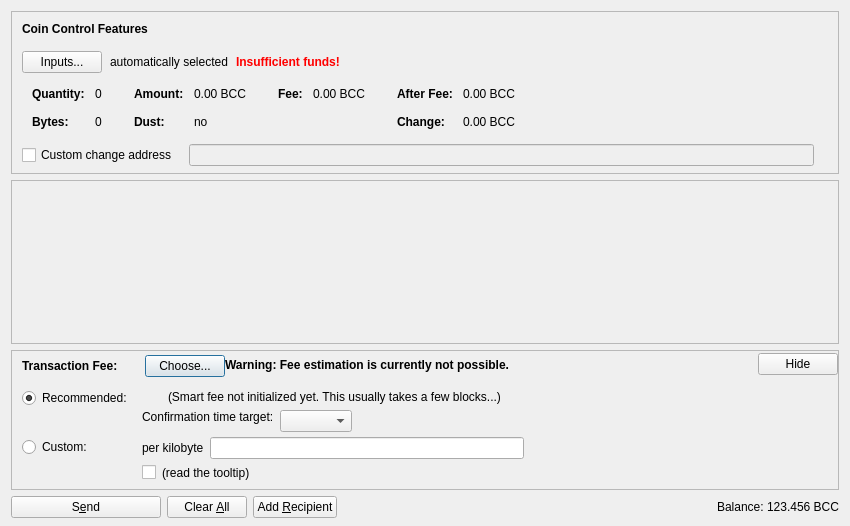
<?xml version="1.0" encoding="UTF-8"?>
<ui version="4.0">
 <class>SendCoinsDialog</class>
 <widget class="QDialog" name="SendCoinsDialog">
  <property name="geometry">
   <rect>
    <x>0</x>
    <y>0</y>
    <width>850</width>
    <height>526</height>
   </rect>
  </property>
  <property name="windowTitle">
   <string>Send Coins</string>
  </property>
  <layout class="QVBoxLayout" name="verticalLayout" stretch="0,1,0,0">
   <property name="bottomMargin">
    <number>8</number>
   </property>
   <item>
    <widget class="QFrame" name="frameCoinControl">
     <property name="sizePolicy">
      <sizepolicy hsizetype="Expanding" vsizetype="Expanding">
       <horstretch>0</horstretch>
       <verstretch>0</verstretch>
      </sizepolicy>
     </property>
     <property name="maximumSize">
      <size>
       <width>16777215</width>
       <height>16777215</height>
      </size>
     </property>
     <property name="frameShape">
      <enum>QFrame::StyledPanel</enum>
     </property>
     <property name="frameShadow">
      <enum>QFrame::Sunken</enum>
     </property>
     <layout class="QVBoxLayout" name="verticalLayoutCoinControl2">
      <property name="spacing">
       <number>0</number>
      </property>
      <property name="leftMargin">
       <number>0</number>
      </property>
      <property name="topMargin">
       <number>0</number>
      </property>
      <property name="rightMargin">
       <number>0</number>
      </property>
      <property name="bottomMargin">
       <number>6</number>
      </property>
      <item>
       <layout class="QVBoxLayout" name="verticalLayoutCoinControl" stretch="0,0,0,0,1">
        <property name="spacing">
         <number>0</number>
        </property>
        <property name="leftMargin">
         <number>10</number>
        </property>
        <property name="topMargin">
         <number>10</number>
        </property>
        <item>
         <layout class="QHBoxLayout" name="horizontalLayoutCoinControl1">
          <property name="bottomMargin">
           <number>15</number>
          </property>
          <item>
           <widget class="QLabel" name="labelCoinControlFeatures">
            <property name="sizePolicy">
             <sizepolicy hsizetype="Preferred" vsizetype="Maximum">
              <horstretch>0</horstretch>
              <verstretch>0</verstretch>
             </sizepolicy>
            </property>
            <property name="font">
             <font>
              <weight>75</weight>
              <bold>true</bold>
             </font>
            </property>
            <property name="styleSheet">
             <string notr="true">font-weight:bold;</string>
            </property>
            <property name="text">
             <string>Coin Control Features</string>
            </property>
           </widget>
          </item>
         </layout>
        </item>
        <item>
         <layout class="QHBoxLayout" name="horizontalLayoutCoinControl2" stretch="0,0,0,0">
          <property name="spacing">
           <number>8</number>
          </property>
          <property name="bottomMargin">
           <number>10</number>
          </property>
          <item>
           <widget class="QPushButton" name="pushButtonCoinControl">
            <property name="styleSheet">
             <string notr="true"/>
            </property>
            <property name="text">
             <string>Inputs...</string>
            </property>
            <property name="autoDefault">
             <bool>false</bool>
            </property>
           </widget>
          </item>
          <item>
           <widget class="QLabel" name="labelCoinControlAutomaticallySelected">
            <property name="text">
             <string>automatically selected</string>
            </property>
            <property name="margin">
             <number>5</number>
            </property>
           </widget>
          </item>
          <item>
           <widget class="QLabel" name="labelCoinControlInsuffFunds">
            <property name="font">
             <font>
              <weight>75</weight>
              <bold>true</bold>
             </font>
            </property>
            <property name="styleSheet">
             <string notr="true">color:red;font-weight:bold;</string>
            </property>
            <property name="text">
             <string>Insufficient funds!</string>
            </property>
            <property name="margin">
             <number>5</number>
            </property>
           </widget>
          </item>
          <item>
           <spacer name="horizontalSpacerCoinControl">
            <property name="orientation">
             <enum>Qt::Horizontal</enum>
            </property>
            <property name="sizeHint" stdset="0">
             <size>
              <width>40</width>
              <height>1</height>
             </size>
            </property>
           </spacer>
          </item>
         </layout>
        </item>
        <item>
         <widget class="QWidget" name="widgetCoinControl" native="true">
          <property name="sizePolicy">
           <sizepolicy hsizetype="Preferred" vsizetype="Preferred">
            <horstretch>0</horstretch>
            <verstretch>0</verstretch>
           </sizepolicy>
          </property>
          <property name="minimumSize">
           <size>
            <width>0</width>
            <height>0</height>
           </size>
          </property>
          <property name="styleSheet">
           <string notr="true"/>
          </property>
          <layout class="QHBoxLayout" name="horizontalLayoutCoinControl5">
           <property name="leftMargin">
            <number>0</number>
           </property>
           <property name="topMargin">
            <number>0</number>
           </property>
           <property name="rightMargin">
            <number>0</number>
           </property>
           <property name="bottomMargin">
            <number>0</number>
           </property>
           <item>
            <layout class="QHBoxLayout" name="horizontalLayoutCoinControl3" stretch="0,0,0,1">
             <property name="spacing">
              <number>20</number>
             </property>
             <property name="topMargin">
              <number>0</number>
             </property>
             <property name="bottomMargin">
              <number>10</number>
             </property>
             <item>
              <layout class="QFormLayout" name="formLayoutCoinControl1">
               <property name="horizontalSpacing">
                <number>10</number>
               </property>
               <property name="verticalSpacing">
                <number>14</number>
               </property>
               <property name="leftMargin">
                <number>10</number>
               </property>
               <property name="topMargin">
                <number>4</number>
               </property>
               <property name="rightMargin">
                <number>6</number>
               </property>
               <item row="0" column="0">
                <widget class="QLabel" name="labelCoinControlQuantityText">
                 <property name="font">
                  <font>
                   <weight>75</weight>
                   <bold>true</bold>
                  </font>
                 </property>
                 <property name="text">
                  <string>Quantity:</string>
                 </property>
                 <property name="margin">
                  <number>0</number>
                 </property>
                </widget>
               </item>
               <item row="0" column="1">
                <widget class="QLabel" name="labelCoinControlQuantity">
                 <property name="cursor">
                  <cursorShape>IBeamCursor</cursorShape>
                 </property>
                 <property name="contextMenuPolicy">
                  <enum>Qt::ActionsContextMenu</enum>
                 </property>
                 <property name="text">
                  <string notr="true">0</string>
                 </property>
                 <property name="margin">
                  <number>0</number>
                 </property>
                 <property name="textInteractionFlags">
                  <set>Qt::LinksAccessibleByMouse|Qt::TextSelectableByKeyboard|Qt::TextSelectableByMouse</set>
                 </property>
                </widget>
               </item>
               <item row="1" column="0">
                <widget class="QLabel" name="labelCoinControlBytesText">
                 <property name="font">
                  <font>
                   <weight>75</weight>
                   <bold>true</bold>
                  </font>
                 </property>
                 <property name="text">
                  <string>Bytes:</string>
                 </property>
                </widget>
               </item>
               <item row="1" column="1">
                <widget class="QLabel" name="labelCoinControlBytes">
                 <property name="cursor">
                  <cursorShape>IBeamCursor</cursorShape>
                 </property>
                 <property name="contextMenuPolicy">
                  <enum>Qt::ActionsContextMenu</enum>
                 </property>
                 <property name="text">
                  <string notr="true">0</string>
                 </property>
                 <property name="textInteractionFlags">
                  <set>Qt::LinksAccessibleByMouse|Qt::TextSelectableByKeyboard|Qt::TextSelectableByMouse</set>
                 </property>
                </widget>
               </item>
              </layout>
             </item>
             <item>
              <layout class="QFormLayout" name="formLayoutCoinControl2">
               <property name="horizontalSpacing">
                <number>10</number>
               </property>
               <property name="verticalSpacing">
                <number>14</number>
               </property>
               <property name="leftMargin">
                <number>6</number>
               </property>
               <property name="topMargin">
                <number>4</number>
               </property>
               <property name="rightMargin">
                <number>6</number>
               </property>
               <item row="0" column="0">
                <widget class="QLabel" name="labelCoinControlAmountText">
                 <property name="font">
                  <font>
                   <weight>75</weight>
                   <bold>true</bold>
                  </font>
                 </property>
                 <property name="text">
                  <string>Amount:</string>
                 </property>
                 <property name="margin">
                  <number>0</number>
                 </property>
                </widget>
               </item>
               <item row="0" column="1">
                <widget class="QLabel" name="labelCoinControlAmount">
                 <property name="cursor">
                  <cursorShape>IBeamCursor</cursorShape>
                 </property>
                 <property name="contextMenuPolicy">
                  <enum>Qt::ActionsContextMenu</enum>
                 </property>
                 <property name="text">
                  <string notr="true">0.00 BCC</string>
                 </property>
                 <property name="textInteractionFlags">
                  <set>Qt::LinksAccessibleByMouse|Qt::TextSelectableByKeyboard|Qt::TextSelectableByMouse</set>
                 </property>
                </widget>
               </item>
               <item row="1" column="0">
                <widget class="QLabel" name="labelCoinControlLowOutputText">
                 <property name="font">
                  <font>
                   <weight>75</weight>
                   <bold>true</bold>
                  </font>
                 </property>
                 <property name="text">
                  <string>Dust:</string>
                 </property>
                </widget>
               </item>
               <item row="1" column="1">
                <widget class="QLabel" name="labelCoinControlLowOutput">
                 <property name="cursor">
                  <cursorShape>IBeamCursor</cursorShape>
                 </property>
                 <property name="contextMenuPolicy">
                  <enum>Qt::ActionsContextMenu</enum>
                 </property>
                 <property name="text">
                  <string notr="true">no</string>
                 </property>
                 <property name="textInteractionFlags">
                  <set>Qt::LinksAccessibleByMouse|Qt::TextSelectableByKeyboard|Qt::TextSelectableByMouse</set>
                 </property>
                </widget>
               </item>
              </layout>
             </item>
             <item>
              <layout class="QFormLayout" name="formLayoutCoinControl3">
               <property name="horizontalSpacing">
                <number>10</number>
               </property>
               <property name="verticalSpacing">
                <number>14</number>
               </property>
               <property name="leftMargin">
                <number>6</number>
               </property>
               <property name="topMargin">
                <number>4</number>
               </property>
               <property name="rightMargin">
                <number>6</number>
               </property>
               <item row="0" column="0">
                <widget class="QLabel" name="labelCoinControlFeeText">
                 <property name="font">
                  <font>
                   <weight>75</weight>
                   <bold>true</bold>
                  </font>
                 </property>
                 <property name="text">
                  <string>Fee:</string>
                 </property>
                 <property name="margin">
                  <number>0</number>
                 </property>
                </widget>
               </item>
               <item row="0" column="1">
                <widget class="QLabel" name="labelCoinControlFee">
                 <property name="cursor">
                  <cursorShape>IBeamCursor</cursorShape>
                 </property>
                 <property name="contextMenuPolicy">
                  <enum>Qt::ActionsContextMenu</enum>
                 </property>
                 <property name="text">
                  <string notr="true">0.00 BCC</string>
                 </property>
                 <property name="textInteractionFlags">
                  <set>Qt::LinksAccessibleByMouse|Qt::TextSelectableByKeyboard|Qt::TextSelectableByMouse</set>
                 </property>
                </widget>
               </item>
              </layout>
             </item>
             <item>
              <layout class="QFormLayout" name="formLayoutCoinControl4">
               <property name="horizontalSpacing">
                <number>10</number>
               </property>
               <property name="verticalSpacing">
                <number>14</number>
               </property>
               <property name="leftMargin">
                <number>6</number>
               </property>
               <property name="topMargin">
                <number>4</number>
               </property>
               <property name="rightMargin">
                <number>6</number>
               </property>
               <item row="0" column="0">
                <widget class="QLabel" name="labelCoinControlAfterFeeText">
                 <property name="font">
                  <font>
                   <weight>75</weight>
                   <bold>true</bold>
                  </font>
                 </property>
                 <property name="text">
                  <string>After Fee:</string>
                 </property>
                 <property name="margin">
                  <number>0</number>
                 </property>
                </widget>
               </item>
               <item row="0" column="1">
                <widget class="QLabel" name="labelCoinControlAfterFee">
                 <property name="cursor">
                  <cursorShape>IBeamCursor</cursorShape>
                 </property>
                 <property name="contextMenuPolicy">
                  <enum>Qt::ActionsContextMenu</enum>
                 </property>
                 <property name="text">
                  <string notr="true">0.00 BCC</string>
                 </property>
                 <property name="textInteractionFlags">
                  <set>Qt::LinksAccessibleByMouse|Qt::TextSelectableByKeyboard|Qt::TextSelectableByMouse</set>
                 </property>
                </widget>
               </item>
               <item row="1" column="0">
                <widget class="QLabel" name="labelCoinControlChangeText">
                 <property name="font">
                  <font>
                   <weight>75</weight>
                   <bold>true</bold>
                  </font>
                 </property>
                 <property name="text">
                  <string>Change:</string>
                 </property>
                </widget>
               </item>
               <item row="1" column="1">
                <widget class="QLabel" name="labelCoinControlChange">
                 <property name="cursor">
                  <cursorShape>IBeamCursor</cursorShape>
                 </property>
                 <property name="contextMenuPolicy">
                  <enum>Qt::ActionsContextMenu</enum>
                 </property>
                 <property name="text">
                  <string notr="true">0.00 BCC</string>
                 </property>
                 <property name="textInteractionFlags">
                  <set>Qt::LinksAccessibleByMouse|Qt::TextSelectableByKeyboard|Qt::TextSelectableByMouse</set>
                 </property>
                </widget>
               </item>
              </layout>
             </item>
            </layout>
           </item>
          </layout>
         </widget>
        </item>
        <item>
         <layout class="QHBoxLayout" name="horizontalLayoutCoinControl4" stretch="0,0,0">
          <property name="spacing">
           <number>12</number>
          </property>
          <property name="sizeConstraint">
           <enum>QLayout::SetDefaultConstraint</enum>
          </property>
          <property name="topMargin">
           <number>5</number>
          </property>
          <property name="rightMargin">
           <number>5</number>
          </property>
          <item>
           <widget class="QCheckBox" name="checkBoxCoinControlChange">
            <property name="toolTip">
             <string>If this is activated, but the change address is empty or invalid, change will be sent to a newly generated address.</string>
            </property>
            <property name="text">
             <string>Custom change address</string>
            </property>
           </widget>
          </item>
          <item>
           <widget class="QValidatedLineEdit" name="lineEditCoinControlChange">
            <property name="enabled">
             <bool>false</bool>
            </property>
            <property name="sizePolicy">
             <sizepolicy hsizetype="Expanding" vsizetype="Fixed">
              <horstretch>0</horstretch>
              <verstretch>0</verstretch>
             </sizepolicy>
            </property>
           </widget>
          </item>
          <item>
           <widget class="QLabel" name="labelCoinControlChangeLabel">
            <property name="sizePolicy">
             <sizepolicy hsizetype="Preferred" vsizetype="Expanding">
              <horstretch>0</horstretch>
              <verstretch>0</verstretch>
             </sizepolicy>
            </property>
            <property name="minimumSize">
             <size>
              <width>0</width>
              <height>0</height>
             </size>
            </property>
            <property name="text">
             <string/>
            </property>
            <property name="margin">
             <number>3</number>
            </property>
           </widget>
          </item>
         </layout>
        </item>
        <item>
         <spacer name="verticalSpacerCoinControl">
          <property name="orientation">
           <enum>Qt::Vertical</enum>
          </property>
          <property name="sizeHint" stdset="0">
           <size>
            <width>800</width>
            <height>1</height>
           </size>
          </property>
         </spacer>
        </item>
       </layout>
      </item>
     </layout>
    </widget>
   </item>
   <item>
    <widget class="QScrollArea" name="scrollArea">
     <property name="widgetResizable">
      <bool>true</bool>
     </property>
     <widget class="QWidget" name="scrollAreaWidgetContents">
      <property name="geometry">
       <rect>
        <x>0</x>
        <y>0</y>
        <width>830</width>
        <height>104</height>
       </rect>
      </property>
      <layout class="QVBoxLayout" name="verticalLayout_2" stretch="0,1">
       <property name="leftMargin">
        <number>0</number>
       </property>
       <property name="topMargin">
        <number>0</number>
       </property>
       <property name="rightMargin">
        <number>0</number>
       </property>
       <property name="bottomMargin">
        <number>0</number>
       </property>
       <item>
        <layout class="QVBoxLayout" name="entries">
         <property name="spacing">
          <number>6</number>
         </property>
        </layout>
       </item>
       <item>
        <spacer name="verticalSpacer">
         <property name="orientation">
          <enum>Qt::Vertical</enum>
         </property>
         <property name="sizeHint" stdset="0">
          <size>
           <width>20</width>
           <height>40</height>
          </size>
         </property>
        </spacer>
       </item>
      </layout>
     </widget>
    </widget>
   </item>
   <item>
    <widget class="QFrame" name="frameFee">
     <property name="sizePolicy">
      <sizepolicy hsizetype="Expanding" vsizetype="Expanding">
       <horstretch>0</horstretch>
       <verstretch>0</verstretch>
      </sizepolicy>
     </property>
     <property name="maximumSize">
      <size>
       <width>16777215</width>
       <height>16777215</height>
      </size>
     </property>
     <property name="frameShape">
      <enum>QFrame::StyledPanel</enum>
     </property>
     <property name="frameShadow">
      <enum>QFrame::Sunken</enum>
     </property>
     <layout class="QVBoxLayout" name="verticalLayoutFee1">
      <property name="spacing">
       <number>0</number>
      </property>
      <property name="leftMargin">
       <number>0</number>
      </property>
      <property name="topMargin">
       <number>0</number>
      </property>
      <property name="rightMargin">
       <number>0</number>
      </property>
      <property name="bottomMargin">
       <number>0</number>
      </property>
      <item>
       <layout class="QVBoxLayout" name="verticalLayoutFee2" stretch="0,0,0">
        <property name="spacing">
         <number>0</number>
        </property>
        <property name="leftMargin">
         <number>10</number>
        </property>
        <property name="topMargin">
         <number>0</number>
        </property>
        <item>
         <layout class="QHBoxLayout" name="horizontalLayoutFee1">
          <property name="bottomMargin">
           <number>0</number>
          </property>
          <item>
           <layout class="QVBoxLayout" name="verticalLayoutFee7">
            <property name="spacing">
             <number>0</number>
            </property>
            <item>
             <spacer name="verticalSpacerSmartFee">
              <property name="orientation">
               <enum>Qt::Vertical</enum>
              </property>
              <property name="sizeType">
               <enum>QSizePolicy::Fixed</enum>
              </property>
              <property name="sizeHint" stdset="0">
               <size>
                <width>1</width>
                <height>4</height>
               </size>
              </property>
             </spacer>
            </item>
            <item>
             <layout class="QHBoxLayout" name="horizontalLayoutSmartFee">
              <property name="spacing">
               <number>10</number>
              </property>
              <item>
               <widget class="QLabel" name="labelFeeHeadline">
                <property name="sizePolicy">
                 <sizepolicy hsizetype="Preferred" vsizetype="Maximum">
                  <horstretch>0</horstretch>
                  <verstretch>0</verstretch>
                 </sizepolicy>
                </property>
                <property name="font">
                 <font>
                  <weight>75</weight>
                  <bold>true</bold>
                 </font>
                </property>
                <property name="styleSheet">
                 <string notr="true">font-weight:bold;</string>
                </property>
                <property name="text">
                 <string>Transaction Fee:</string>
                </property>
               </widget>
              </item>
              <item>
               <widget class="QLabel" name="labelFeeMinimized">
                <property name="text">
                 <string/>
                </property>
               </widget>
              </item>
              <item>
               <widget class="QPushButton" name="buttonChooseFee">
                <property name="text">
                 <string>Choose...</string>
                </property>
               </widget>
              </item>
             </layout>
            </item>
            <item>
             <spacer name="verticalSpacer_5">
              <property name="orientation">
               <enum>Qt::Vertical</enum>
              </property>
              <property name="sizeHint" stdset="0">
               <size>
                <width>1</width>
                <height>1</height>
               </size>
              </property>
             </spacer>
            </item>
           </layout>
          </item>
          <item>
           <widget class="QLabel" name="fallbackFeeWarningLabel">
            <property name="toolTip">
             <string>Using the fallbackfee can result in sending a transaction that will take several hours or days (or never) to confirm. Consider choosing your fee manually or wait until you have validated the complete chain.</string>
            </property>
            <property name="font">
            <font>
                <weight>75</weight>
                <bold>true</bold>
            </font>
            </property>
            <property name="text">
             <string>Warning: Fee estimation is currently not possible.</string>
            </property>
            <property name="wordWrap">
             <bool>false</bool>
            </property>
           </widget>
          </item>
          <item>
           <spacer name="horizontalSpacer_4">
            <property name="orientation">
             <enum>Qt::Horizontal</enum>
            </property>
            <property name="sizeType">
             <enum>QSizePolicy::MinimumExpanding</enum>
            </property>
            <property name="sizeHint" stdset="0">
             <size>
              <width>40</width>
              <height>20</height>
             </size>
            </property>
           </spacer>
          </item>
          <item>
           <widget class="QPushButton" name="buttonMinimizeFee">
            <property name="toolTip">
             <string>collapse fee-settings</string>
            </property>
            <property name="text">
             <string>Hide</string>
            </property>
           </widget>
          </item>
         </layout>
        </item>
        <item>
         <widget class="QFrame" name="frameFeeSelection">
          <layout class="QVBoxLayout" name="verticalLayoutFee12">
           <property name="spacing">
            <number>0</number>
           </property>
           <property name="leftMargin">
            <number>0</number>
           </property>
           <property name="topMargin">
            <number>0</number>
           </property>
           <property name="rightMargin">
            <number>0</number>
           </property>
           <property name="bottomMargin">
            <number>0</number>
           </property>
           <item>
            <layout class="QGridLayout" name="gridLayoutFee">
             <property name="topMargin">
              <number>10</number>
             </property>
             <property name="bottomMargin">
              <number>4</number>
             </property>
             <property name="horizontalSpacing">
              <number>10</number>
             </property>
             <property name="verticalSpacing">
              <number>4</number>
             </property>
             <item row="1" column="1">
              <layout class="QVBoxLayout" name="verticalLayoutFee8">
               <property name="spacing">
                <number>6</number>
               </property>
               <item>
                <layout class="QHBoxLayout" name="horizontalLayoutFee13">
                 <item>
                  <widget class="QLabel" name="labelCustomPerKilobyte">
                   <property name="toolTip">
                    <string>If the custom fee is set to 1000 satoshis and the transaction is only 250 bytes, then &quot;per kilobyte&quot; only pays 250 satoshis in fee, while &quot;total at least&quot; pays 1000 satoshis. For transactions bigger than a kilobyte both pay by kilobyte.</string>
                   </property>
                   <property name="text">
                    <string>per kilobyte</string>
                   </property>
                  </widget>
                 </item>
                 <item>
                  <widget class="BitcoinAmountField" name="customFee"/>
                 </item>
                 <item>
                  <spacer name="horizontalSpacer_6">
                   <property name="orientation">
                    <enum>Qt::Horizontal</enum>
                   </property>
                   <property name="sizeHint" stdset="0">
                    <size>
                     <width>1</width>
                     <height>1</height>
                    </size>
                   </property>
                  </spacer>
                 </item>
                </layout>
               </item>
               <item>
                <layout class="QHBoxLayout" name="horizontalLayoutFee8">
                 <item>
                  <widget class="QCheckBox" name="checkBoxMinimumFee">
                   <property name="toolTip">
                    <string>Paying only the minimum fee is just fine as long as there is less transaction volume than space in the blocks. But be aware that this can end up in a never confirming transaction once there is more demand for bcash transactions than the network can process.</string>
                   </property>
                   <property name="text">
                    <string/>
                   </property>
                  </widget>
                 </item>
                 <item>
                  <widget class="QLabel" name="labelMinFeeWarning">
                   <property name="enabled">
                    <bool>true</bool>
                   </property>
                   <property name="toolTip">
                    <string>Paying only the minimum fee is just fine as long as there is less transaction volume than space in the blocks. But be aware that this can end up in a never confirming transaction once there is more demand for bcash transactions than the network can process.</string>
                   </property>
                   <property name="text">
                    <string>(read the tooltip)</string>
                   </property>
                   <property name="margin">
                    <number>5</number>
                   </property>
                  </widget>
                 </item>
                 <item>
                  <spacer name="horizontalSpacer_2">
                   <property name="orientation">
                    <enum>Qt::Horizontal</enum>
                   </property>
                   <property name="sizeHint" stdset="0">
                    <size>
                     <width>1</width>
                     <height>1</height>
                    </size>
                   </property>
                  </spacer>
                 </item>
                </layout>
               </item>
              </layout>
             </item>
             <item row="0" column="0">
              <layout class="QVBoxLayout" name="verticalLayoutFee4" stretch="0,1">
               <item>
                <widget class="QRadioButton" name="radioSmartFee">
                 <property name="text">
                  <string>Recommended:</string>
                 </property>
                 <property name="checked">
                  <bool>true</bool>
                 </property>
                 <attribute name="buttonGroup">
                  <string notr="true">groupFee</string>
                 </attribute>
                </widget>
               </item>
               <item>
                <spacer name="verticalSpacer_2">
                 <property name="orientation">
                  <enum>Qt::Vertical</enum>
                 </property>
                 <property name="sizeHint" stdset="0">
                  <size>
                   <width>1</width>
                   <height>1</height>
                  </size>
                 </property>
                </spacer>
               </item>
              </layout>
             </item>
             <item row="1" column="0">
              <layout class="QVBoxLayout" name="verticalLayoutFee9" stretch="0,1">
               <item>
                <widget class="QRadioButton" name="radioCustomFee">
                 <property name="text">
                  <string>Custom:</string>
                 </property>
                 <attribute name="buttonGroup">
                  <string notr="true">groupFee</string>
                 </attribute>
                </widget>
               </item>
               <item>
                <spacer name="verticalSpacer_6">
                 <property name="orientation">
                  <enum>Qt::Vertical</enum>
                 </property>
                 <property name="sizeHint" stdset="0">
                  <size>
                   <width>1</width>
                   <height>1</height>
                  </size>
                 </property>
                </spacer>
               </item>
              </layout>
             </item>
             <item row="0" column="1">
              <layout class="QVBoxLayout" name="verticalLayoutFee3" stretch="0,0,1">
               <property name="spacing">
                <number>6</number>
               </property>
               <property name="topMargin">
                <number>2</number>
               </property>
               <item>
                <layout class="QHBoxLayout" name="horizontalLayoutFee12">
                 <item>
                  <widget class="QLabel" name="labelSmartFee">
                   <property name="text">
                    <string/>
                   </property>
                   <property name="margin">
                    <number>2</number>
                   </property>
                  </widget>
                 </item>
                 <item>
                  <widget class="QLabel" name="labelFeeEstimation">
                   <property name="text">
                    <string/>
                   </property>
                  </widget>
                 </item>
                 <item>
                  <widget class="QLabel" name="labelSmartFee2">
                   <property name="text">
                    <string>(Smart fee not initialized yet. This usually takes a few blocks...)</string>
                   </property>
                   <property name="margin">
                    <number>2</number>
                   </property>
                  </widget>
                 </item>
                 <item>
                  <spacer name="horizontalSpacer_5">
                   <property name="orientation">
                    <enum>Qt::Horizontal</enum>
                   </property>
                   <property name="sizeHint" stdset="0">
                    <size>
                     <width>1</width>
                     <height>1</height>
                    </size>
                   </property>
                  </spacer>
                 </item>
                </layout>
               </item>
               <item>
                <layout class="QHBoxLayout" name="horizontalLayoutFee9">
                 <item>
                  <layout class="QVBoxLayout" name="verticalLayoutFee6">
                   <item>
                    <widget class="QLabel" name="labelSmartFee3">
                     <property name="text">
                      <string>Confirmation time target:</string>
                     </property>
                     <property name="margin">
                      <number>2</number>
                     </property>
                    </widget>
                   </item>
                   <item>
                    <spacer name="verticalSpacer_3">
                     <property name="orientation">
                      <enum>Qt::Vertical</enum>
                     </property>
                     <property name="sizeHint" stdset="0">
                      <size>
                       <width>1</width>
                       <height>1</height>
                      </size>
                     </property>
                    </spacer>
                   </item>
                  </layout>
                 </item>
                 <item>
                  <layout class="QVBoxLayout" name="verticalLayoutFee5">
                   <property name="rightMargin">
                    <number>30</number>
                   </property>
                   <item>
                    <layout class="QHBoxLayout" name="horizontalLayoutConfTarget">
                     <property name="bottomMargin">
                      <number>0</number>
                     </property>
                     <item>
                      <widget class="QComboBox" name="confTargetSelector"/>
                     </item>
                     <item>
                      <spacer name="horizontalSpacerConfTarget">
                       <property name="orientation">
                        <enum>Qt::Horizontal</enum>
                       </property>
                       <property name="sizeHint" stdset="0">
                        <size>
                         <width>40</width>
                         <height>20</height>
                        </size>
                       </property>
                      </spacer>
                     </item>
                    </layout>
                   </item>
                  </layout>
                 </item>
                </layout>
               </item>
               <item>
                <spacer name="verticalSpacer_4">
                 <property name="orientation">
                  <enum>Qt::Vertical</enum>
                 </property>
                 <property name="sizeHint" stdset="0">
                  <size>
                   <width>1</width>
                   <height>1</height>
                  </size>
                 </property>
                </spacer>
               </item>
              </layout>
             </item>
            </layout>
           </item>
          </layout>
         </widget>
        </item>
        <item>
         <spacer name="verticalSpacerFee">
          <property name="orientation">
           <enum>Qt::Vertical</enum>
          </property>
          <property name="sizeHint" stdset="0">
           <size>
            <width>40</width>
            <height>5</height>
           </size>
          </property>
         </spacer>
        </item>
       </layout>
      </item>
     </layout>
    </widget>
   </item>
   <item>
    <layout class="QHBoxLayout" name="horizontalLayout">
     <item>
      <widget class="QPushButton" name="sendButton">
       <property name="minimumSize">
        <size>
         <width>150</width>
         <height>0</height>
        </size>
       </property>
       <property name="toolTip">
        <string>Confirm the send action</string>
       </property>
       <property name="text">
        <string>S&amp;end</string>
       </property>
       <property name="icon">
        <iconset resource="../bitcoin.qrc">
         <normaloff>:/icons/send</normaloff>:/icons/send</iconset>
       </property>
       <property name="autoDefault">
        <bool>false</bool>
       </property>
       <property name="default">
        <bool>false</bool>
       </property>
      </widget>
     </item>
     <item>
      <widget class="QPushButton" name="clearButton">
       <property name="sizePolicy">
        <sizepolicy hsizetype="Minimum" vsizetype="Fixed">
         <horstretch>0</horstretch>
         <verstretch>0</verstretch>
        </sizepolicy>
       </property>
       <property name="toolTip">
        <string>Clear all fields of the form.</string>
       </property>
       <property name="text">
        <string>Clear &amp;All</string>
       </property>
       <property name="icon">
        <iconset resource="../bitcoin.qrc">
         <normaloff>:/icons/remove</normaloff>:/icons/remove</iconset>
       </property>
       <property name="autoDefault">
        <bool>false</bool>
       </property>
      </widget>
     </item>
     <item>
      <widget class="QPushButton" name="addButton">
       <property name="toolTip">
        <string>Send to multiple recipients at once</string>
       </property>
       <property name="text">
        <string>Add &amp;Recipient</string>
       </property>
       <property name="icon">
        <iconset resource="../bitcoin.qrc">
         <normaloff>:/icons/add</normaloff>:/icons/add</iconset>
       </property>
       <property name="autoDefault">
        <bool>false</bool>
       </property>
      </widget>
     </item>
     <item>
      <spacer name="horizontalSpacer">
       <property name="orientation">
        <enum>Qt::Horizontal</enum>
       </property>
       <property name="sizeHint" stdset="0">
        <size>
         <width>40</width>
         <height>20</height>
        </size>
       </property>
      </spacer>
     </item>
     <item>
      <layout class="QHBoxLayout" name="horizontalLayout_2">
       <property name="spacing">
        <number>3</number>
       </property>
       <item>
        <widget class="QLabel" name="label">
         <property name="sizePolicy">
          <sizepolicy hsizetype="Preferred" vsizetype="Fixed">
           <horstretch>0</horstretch>
           <verstretch>0</verstretch>
          </sizepolicy>
         </property>
         <property name="text">
          <string>Balance:</string>
         </property>
        </widget>
       </item>
       <item>
        <widget class="QLabel" name="labelBalance">
         <property name="sizePolicy">
          <sizepolicy hsizetype="Preferred" vsizetype="Fixed">
           <horstretch>0</horstretch>
           <verstretch>0</verstretch>
          </sizepolicy>
         </property>
         <property name="cursor">
          <cursorShape>IBeamCursor</cursorShape>
         </property>
         <property name="text">
          <string notr="true">123.456 BCC</string>
         </property>
         <property name="textInteractionFlags">
          <set>Qt::LinksAccessibleByMouse|Qt::TextSelectableByKeyboard|Qt::TextSelectableByMouse</set>
         </property>
        </widget>
       </item>
      </layout>
     </item>
    </layout>
   </item>
  </layout>
 </widget>
 <customwidgets>
  <customwidget>
   <class>QValidatedLineEdit</class>
   <extends>QLineEdit</extends>
   <header>qt/qvalidatedlineedit.h</header>
  </customwidget>
  <customwidget>
   <class>BitcoinAmountField</class>
   <extends>QLineEdit</extends>
   <header>qt/bitcoinamountfield.h</header>
   <container>1</container>
  </customwidget>
 </customwidgets>
 <resources>
  <include location="../bitcoin.qrc"/>
 </resources>
 <connections/>
 <buttongroups>
  <buttongroup name="groupFee"/>
 </buttongroups>
</ui>
